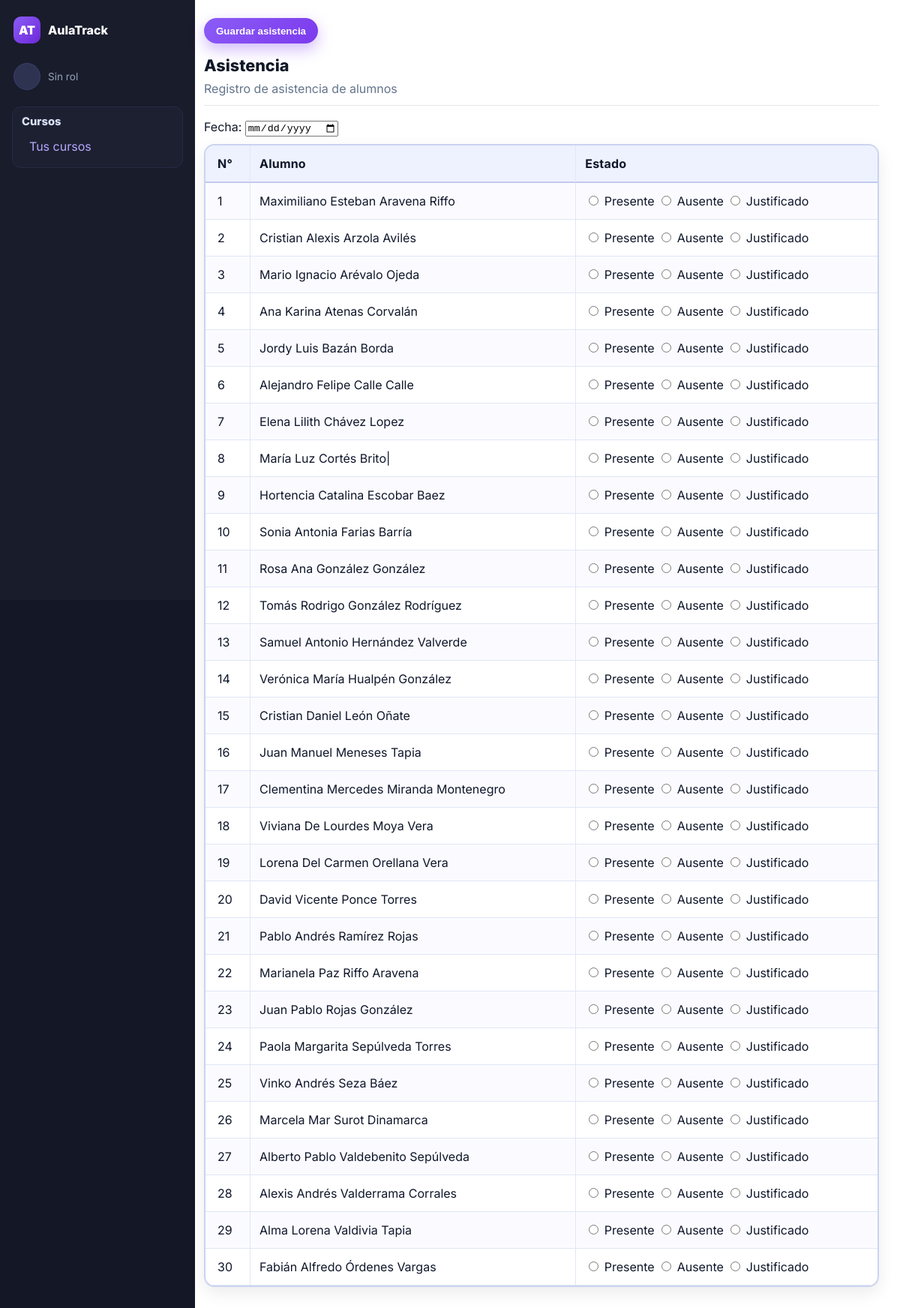
/asistencia/19/, run on an earlier commit of the app's database.
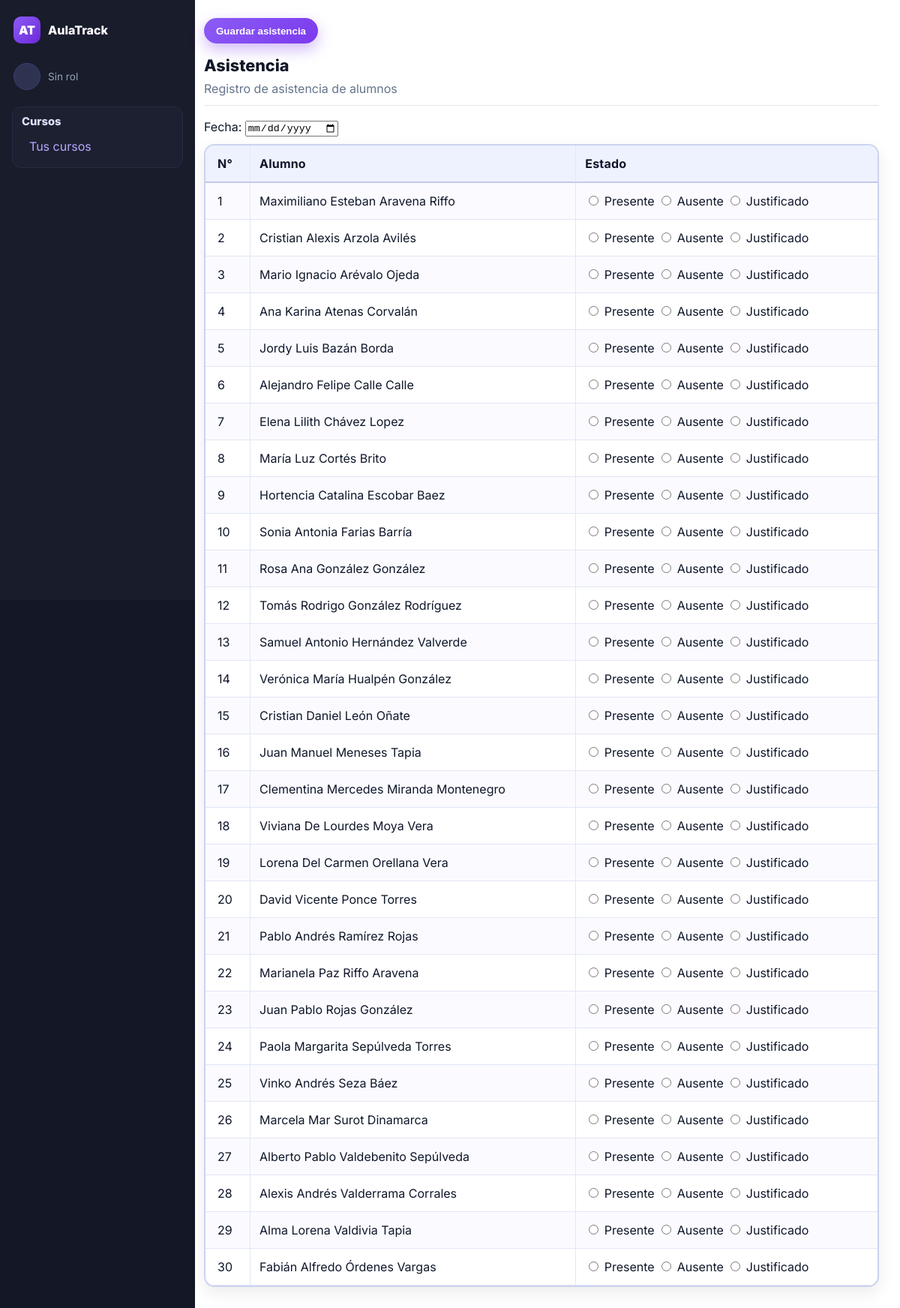
And on a later commit of the database.
### usuarios/models.py (models this page shows, shortened)
class Alumno(models.Model):
    rut = models.CharField(
        max_length=12,
        unique=True,
        validators=[rut_validator],
        help_text="Formato: 12.345.678-9 o 12345678-9"
    )
    nombres = models.CharField(max_length=100)
    apellidos = models.CharField(max_length=100)
    fecha_nacimiento = models.DateField()
    contacto_emergencia = models.CharField(
        max_length=15,
        validators=[telefono_validator],
        help_text="Formato: +569XXXXXXXX"
    )
    curso = models.ForeignKey("Curso", on_delete=models.SET_NULL, null=True, blank=True)
    class Meta:
        ordering = ['apellidos', 'nombres']

### usuarios/views.py (the view, shortened to what this page needs)
# urls.py: path('asistencia/<int:curso_id>/', views.asistencia, name='asistencia'),
def asistencia(request, curso_id):
    curso = get_object_or_404(Curso, id=curso_id)
    alumnos = Alumno.objects.filter(curso=curso).order_by('apellidos', 'nombres')
    fecha_filtrada = request.GET.get('fecha')
    if fecha_filtrada:
        asistencias = Asistencia.objects.filter(curso=curso, fecha=fecha_filtrada)
    else:
        asistencias = Asistencia.objects.filter(curso=curso, fecha=date.today())
    estados = {a.alumno.id: a.estado for a in asistencias}
    return render(request, 'asistencia.html', {
        'curso': curso,
        'alumnos': alumnos,
        'estados': estados,
        'today': date.today(),
    })

### usuarios/templatetags/custom_tags.py (called while the page is built)
@register.filter
def get_item(dictionary, key):
    return dictionary.get(key)

### usuarios/templates/asistencia.html (shortened to what this page needs)
{% extends "base.html" %}
{% load static %}
{% load custom_tags %}
{% block extra_css %}
<link rel="stylesheet" href="{% static 'css/asistencia.css' %}">
{% endblock %}
{% block topbar %}
<button form="form-asistencia" class="topCta" type="submit">Guardar asistencia</button>
{% endblock %}
{% block content %}
<h2 class="sectionTitle">Asistencia</h2>
<p class="hint">Registro de asistencia de alumnos</p>
<div class="divider"></div>
<form method="POST" id="form-asistencia">
  <label for="fecha">Fecha:</label>
  <input type="date" id="fecha" name="fecha" value="{{ request.GET.fecha|default:today }}">
  <table>
    <thead>
      <tr>
        <th>N°</th>
        <th>Alumno</th>
        <th>Estado</th>
      </tr>
    </thead>
    <tbody>
      {% for alumno in alumnos %}
      <tr>
        <td>{{ forloop.counter }}</td>
        <td>{{ alumno.nombres }} {{ alumno.apellidos }}</td>
        <td>
          <div>
  <label>
    <input type="radio" name="estado_{{ alumno.id }}" value="presente"
           {% if estados|get_item:alumno.id == "presente" %}checked{% endif %}>
    Presente
  </label>
  <label>
    <input type="radio" name="estado_{{ alumno.id }}" value="ausente"
           {% if estados|get_item:alumno.id == "ausente" %}checked{% endif %}>
    Ausente
  </label>
  <label>
    <input type="radio" name="estado_{{ alumno.id }}" value="justificado"
           {% if estados|get_item:alumno.id == "justificado" %}checked{% endif %}>
    Justificado
  </label>
</div>
        </td>
      </tr>
      {% empty %}
      <tr>
        <td colspan="3">No hay alumnos registrados</td>
      </tr>
      {% endfor %}
    </tbody>
  </table>
</form>
{% endblock %}

What changed in the data, as far as the page shows it:
changed Alumno "María Luz": apellidos "Cortés Brito|" → "Cortés Brito"
